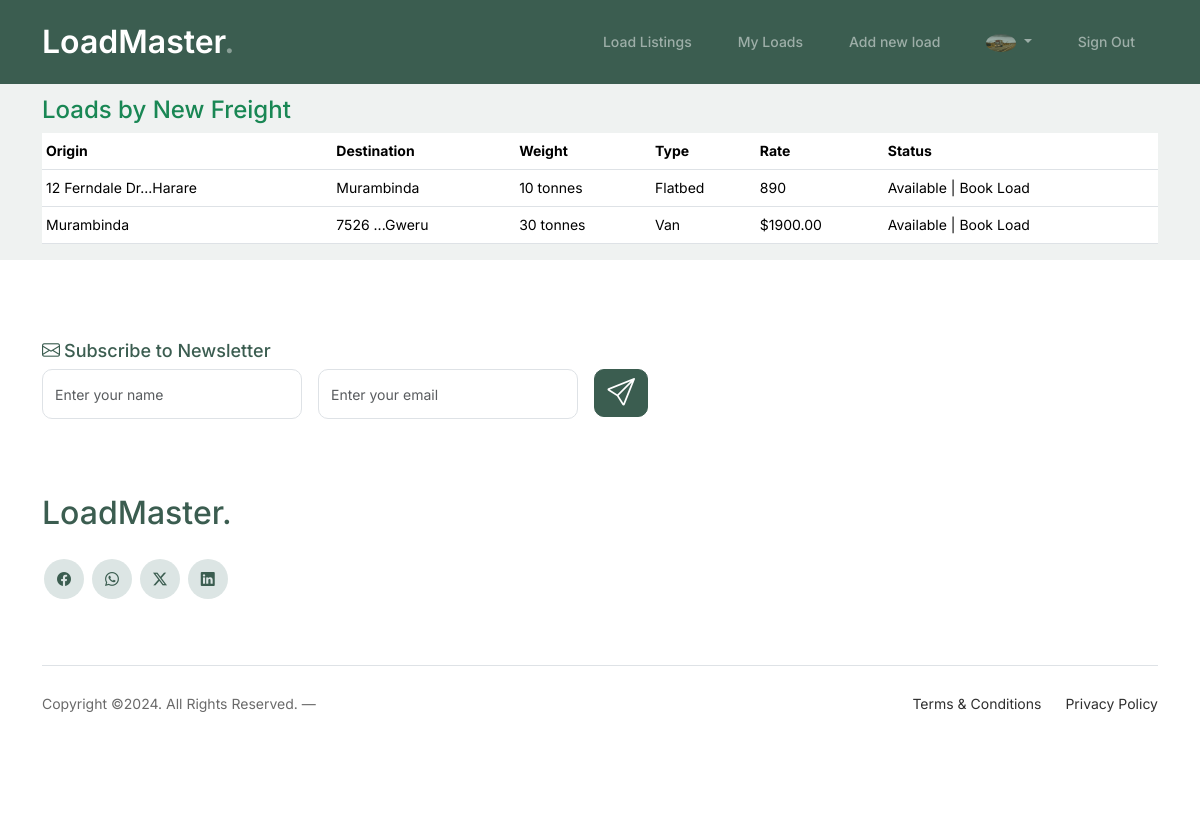
The app's page /loads/8/shipper_loads (signed in), older data.
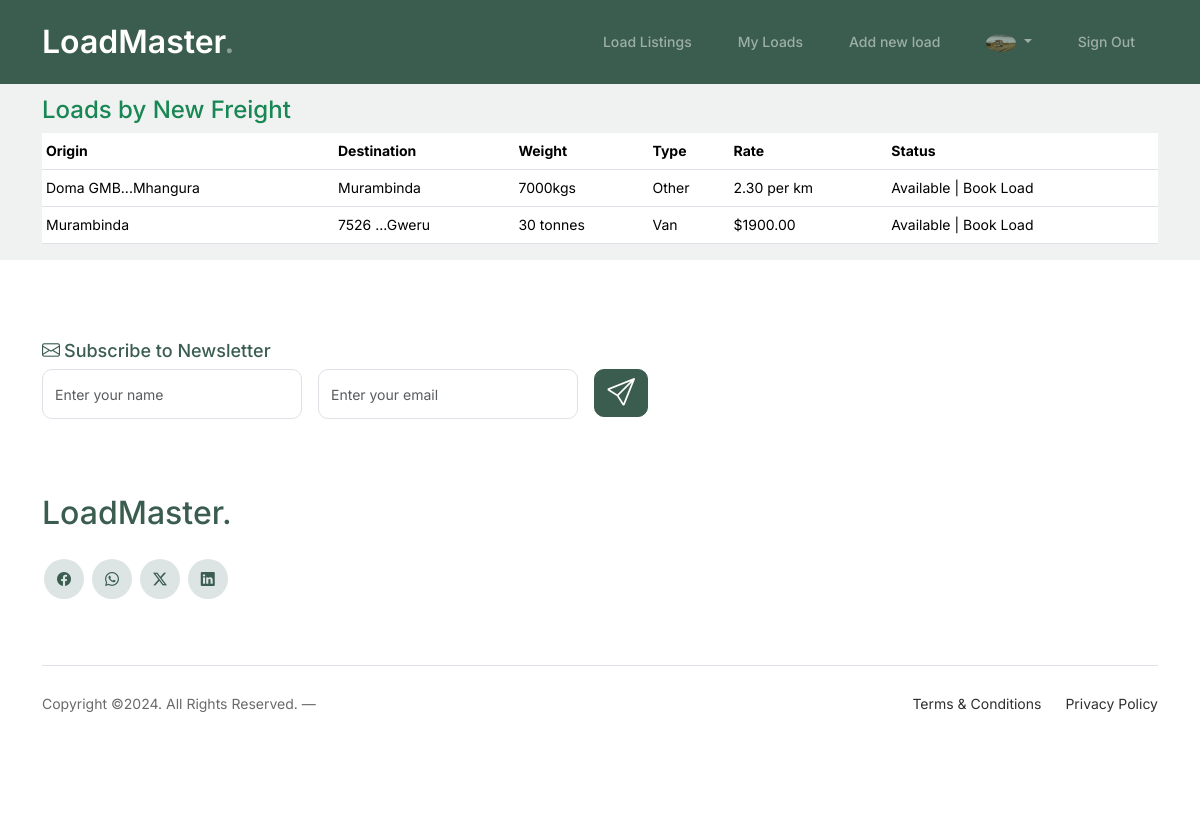
The same page, newer data.
### loads/models.py (models this page shows, shortened)
class Load(models.Model):
    class Type (models.TextChoices):
        REFEER = "R", ("Reefer")
        FLATBED = "F", ("Flatbed")
        SIDE_CURTAIN = "S", ("Side Curtain")
        OTHER = "O", ("Other")
        VAN = "V", ("Van")
    origin = models.ForeignKey(Location, related_name='outgoing', on_delete=models.CASCADE)
    destination = models.ForeignKey(Location, related_name='incoming', on_delete=models.CASCADE)
    type = models.CharField(max_length=1, choices=Type.choices, default=Type.FLATBED)
    owner = models.ForeignKey(Profile, on_delete=models.CASCADE)
    weight = models.CharField(max_length=20)
    rate = models.CharField(max_length=20)
    created = models.DateTimeField(auto_now_add=True)
    updated = models.DateTimeField(auto_now=True)
    class Meta:
        ordering = ["-created"]

class Location(models.Model):
    address_1 = models.CharField(max_length=200, null=True, blank=True)
    address_2 = models.CharField(max_length=200, null=True, blank=True)
    city = models.CharField(max_length=200)
    country = models.CharField(max_length=100, default='Zimbabwe')
    def __str__(self):
        if self.address_1:
            return f"{self.address_1[:17]}...{self.city}"
        return f"{self.city}"

class LoadStatus(models.Model):
    class Status(models.TextChoices):
        AVAILABLE = "A", ("Available")
        IN_TRANSIT = "I", ("In Transit")
        DELIVERED = "D", ("Delivered")
    load = models.OneToOneField(Load, on_delete=models.CASCADE)
    status = models.CharField(max_length=1, choices=Status.choices, default=Status.AVAILABLE)
    transporter = models.ForeignKey(Profile, on_delete=models.CASCADE)
    updated = models.DateTimeField(auto_now=True)
    def __str__(self):
        return f"{self.get_status_display()}"

### loads/views.py (the view)
# urls.py: path('<int:owner_id>/shipper_loads', views.shipper_loads, name='shipper_loads'),
@login_required(login_url="account_login")
def shipper_loads(request, owner_id):
    loads = Load.objects.filter(owner=owner_id)
    owner = get_object_or_404(Profile, pk=owner_id)
    return render(request, 'loads/shipper_loads.html', {'loads': loads, "owner": owner})

### loads/templates/loads/shipper_loads.html (shortened to what this page needs)
{% extends "account/base_entrance.html" %}
{% load i18n %}
{% load static %}
{% load allauth account %}
{% block content %}
<div class="py-5"></div>
<div class="container">
    <h1 class="h4 text-success">Loads by
        {% if owner.organisation %}
        {{owner.organisation}}
        {% else %}
        {{ owner.user }}
        {% endif %}
    </h1>
    {% if loads %}
    <div class="table-responsive">
        <table class="table table-hover table-sm">
          <thead class="line bg-green">
            <tr>
              <th scope="col">Origin</th>
              <th scope="col">Destination</th>
              <th scope="col">Weight</th>
              <th scope="col">Type</th>
              <th scope="col">Rate</th>
              <th scope="col">Status</th>
            </tr>
          </thead>
          <tbody>
            {% for load in loads %}
              {% if load.loadstatus.get_status_display != "Delivered" %}
           <tr class="table-row cursor-auto" data-href="{% url 'loads:load' load.id %}" >
                <td class="text-truncate">{{ load.origin }}</td>
                <td class="text-truncate">{{ load.destination }}</td>
                <td class="text-truncate">{{ load.weight }}</td>
                <td class="text-truncate">{{ load.get_type_display }}</td>
                {% if user.is_authenticated %}
                  <td class="text-truncate">{{ load.rate }}</td>
                  {% else %}
                <td class="text-truncate"><a href="#hello">Sign Up</a><i class="bi bi-box-arrow-in-right"></i></td>
                {% endif %}
                {% if load.loadstatus.get_status_display == "Available" %}
                <td class="text-truncate">{{ load.loadstatus }} | Book Load</td>
                {% else %}
                <td class="text-truncate">{{ load.loadstatus }}</td>
                {% endif %}
            </tr>
            {% endif %}
            {% endfor %}
          </tbody>
        </table>
      </div>
      {% else %}
      <p class="text-center fs-3">You have no loads postings </p>
      <a href="{% url 'loads:loads' %}" class="text-center d-block fs-4"><i class="bi bi-arrow-counterclockwise text-success"></i></a>
      {% endif %}
    </div>
{% endblock content %}

Row changes from the older to the newer data that the page shows:
no longer on this page (row unchanged): Load: origin "12 Ferndale Dr...Harare", destination "Murambinda", weight "10 tonnes", type "Flatbed", rate "890", loadstatus "Available"
added Load: origin "Doma GMB...Mhangura", destination "Murambinda", weight "7000kgs", type "Other", rate "2.30 per km", loadstatus "Available"
